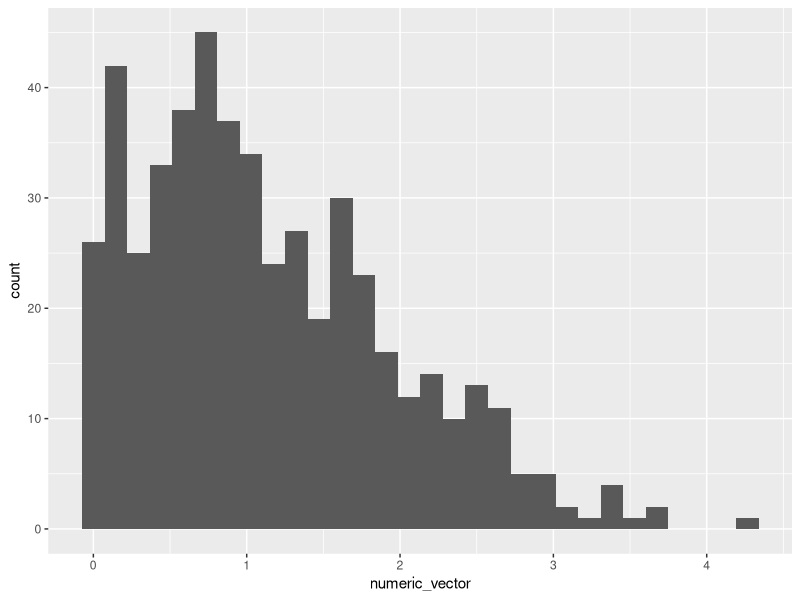

This figure's R source:
## ---- chunk 1
samp = rnorm(100)
length(samp)
## ---- chunk 2
library(tidyverse)
plot_df = 
  tibble(
    x = rnorm(1000, sd = 0.05), 
    y = 1 + 2 * x + rnorm(1000)
  )

head(plot_df)
## ---- chunk 3
set.seed(0)

data_frame <- 
  tibble(
    numeric_var = rnorm(500, mean = 1),
    logical_vector = case_when(
      numeric_var >= 0 ~ 1,
      numeric_var < 0 ~ 0), 
    log_var = numeric_var > 0,
    numeric_vector = abs(numeric_var)
  )

data_frame |> 
  ggplot() + 
  geom_histogram(mapping = aes(x = numeric_vector))

round(median(data_frame$numeric_vector), digits = 2)

# If eval = FALSE, then the block of code does not run
# If echo = FALSE, then block of code does not appear in R Markdown file 
